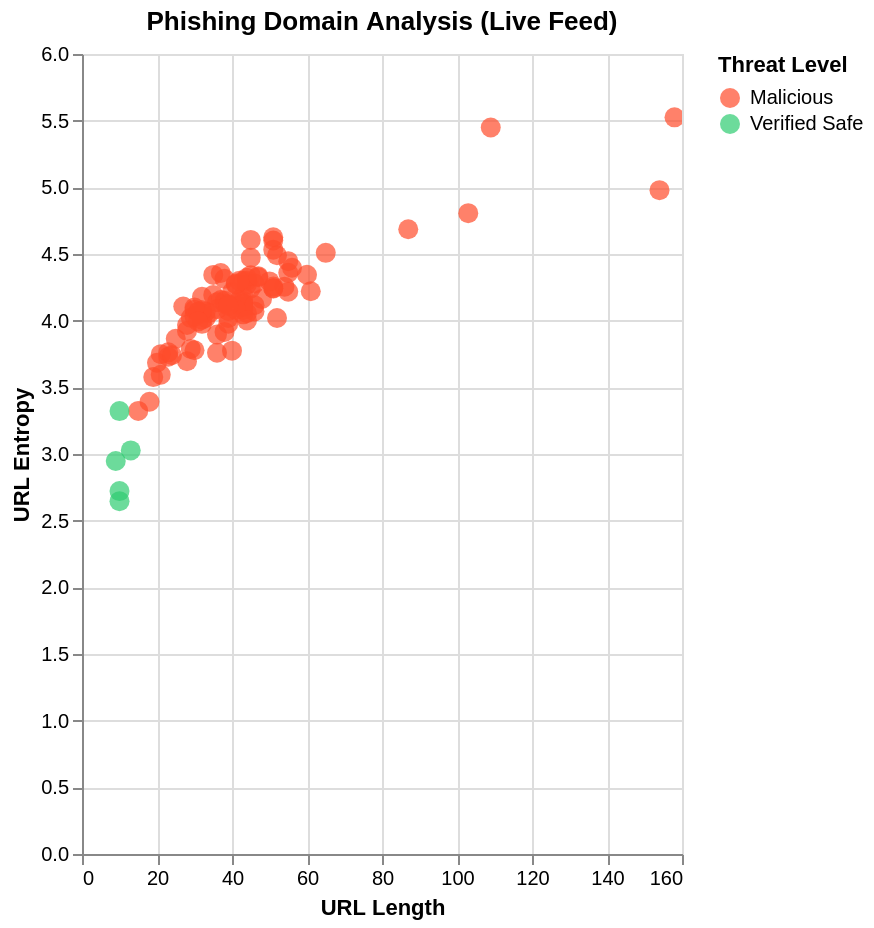

The Vega-Lite source for this figure:
### Vega-Lite specification from a JSON file in a GitHub repository (floating-point values rounded to 4 significant figures)
{"config": {"view": {"continuousWidth": 300, "continuousHeight": 300}}, "data": {"name": "data-916f68c858ac5907d9362a2572dc8c08"}, "mark": {"type": "circle", "size": 100}, "encoding": {"color": {"field": "is_phishing", "legend": {"labelExpr": "datum.value == 1 ? 'Malicious' : 'Verified Safe'", "title": "Threat Level"}, "scale": {"domain": [1, 0], "range": ["#ff4b2b", "#2ecc71"]}, "type": "nominal"}, "tooltip": [{"field": "url", "type": "nominal"}, {"field": "entropy", "type": "quantitative"}], "x": {"field": "length", "title": "URL Length", "type": "quantitative"}, "y": {"field": "entropy", "title": "URL Entropy", "type": "quantitative"}}, "height": 400, "params": [{"name": "param_1e9efca18e7a2868", "select": {"type": "interval", "encodings": ["x", "y"]}, "bind": "scales"}], "title": "Phishing Domain Analysis (Live Feed)", "width": "container", "$schema": "https://vega.github.io/schema/vega-lite/v6.1.0.json", "datasets": {"data-916f68c858ac5907d9362a2572dc8c08": [{"url": "https://pedagiodigital-auto.com/atendimento/home.php", "length": 52, "entropy": 4.02, "is_phishing": 1}, {"url": "http://sso-en-ca-netcoins-com-nav-azure.webflow.io/", "length": 51, "entropy": 4.243, "is_phishing": 1}, {"url": "https://ckoinsquayrelogin.webflow.io/", "length": 37, "entropy": 4.358, "is_phishing": 1}, {"url": "http://www.instagram-clone-lime.vercel.app/", "length": 43, "entropy": 4.187, "is_phishing": 1}, {"url": "https://kucologinn.webflow.io/", "length": 30, "entropy": 4.082, "is_phishing": 1}, {"url": "http://www.netflix-clone-six-black.vercel.app/", "length": 46, "entropy": 4.278, "is_phishing": 1}, {"url": "http://bafybeigbqwmxazxynaputje3qz5bp5im3grqzyqdzb3r3xb5uuzysijlt4.ipfs.infura-ipfs.io/", "length": 87, "entropy": 4.685, "is_phishing": 1}, {"url": "http://bitmartloginx.webflow.io/", "length": 32, "entropy": 4.054, "is_phishing": 1}, {"url": "https://kuocoinlognco.godaddysites.com/", "length": 39, "entropy": 4.073, "is_phishing": 1}, {"url": "http://www.kuocoinlognco.godaddysites.com/", "length": 42, "entropy": 4.153, "is_phishing": 1}, {"url": "https://shopeeid0277.blogspot.com/", "length": 34, "entropy": 4.057, "is_phishing": 1}, {"url": "https://www.shopeeid0277.blogspot.com/", "length": 38, "entropy": 4.129, "is_phishing": 1}, {"url": "https://verifyhub.agency-partner-manage.com/", "length": 44, "entropy": 4.3, "is_phishing": 1}, {"url": "https://spotify-clone-sepia-nine.vercel.app/", "length": 44, "entropy": 4.056, "is_phishing": 1}, {"url": "https://gemini.jerryfage.top/", "length": 29, "entropy": 4.021, "is_phishing": 1}, {"url": "https://www.elglobomalaga.es/", "length": 29, "entropy": 3.788, "is_phishing": 1}, {"url": "https://site-aic91fv1h.godaddysites.com/", "length": 40, "entropy": 4.215, "is_phishing": 1}, {"url": "http://www.site-aic91fv1h.godaddysites.com/", "length": 43, "entropy": 4.298, "is_phishing": 1}, {"url": "https://www.gnigginnladgu.godaddysites.com/", "length": 43, "entropy": 4.103, "is_phishing": 1}, {"url": "https://gnigginnladgu.godaddysites.com/", "length": 39, "entropy": 4.019, "is_phishing": 1}, {"url": "https://ncloneapp.netlify.app/", "length": 30, "entropy": 3.778, "is_phishing": 1}, {"url": "http://effulgent-phoenix-778ccd.netlify.app/", "length": 44, "entropy": 4.272, "is_phishing": 1}, {"url": "https://www.robiox.com.py/users/358158342831/profile", "length": 52, "entropy": 4.491, "is_phishing": 1}, {"url": "https://booking-clone-next-js.vercel.app/", "length": 41, "entropy": 4.271, "is_phishing": 1}, {"url": "http://www.booking-clone-next-js.vercel.app/", "length": 44, "entropy": 4.322, "is_phishing": 1}, {"url": "http://rogerlicentree.github.io/Rogers", "length": 38, "entropy": 3.916, "is_phishing": 1}, {"url": "http://a1.1faw.com/", "length": 19, "entropy": 3.577, "is_phishing": 1}, {"url": "http://www.netflix-clone-coral-ten.vercel.app/", "length": 46, "entropy": 4.069, "is_phishing": 1}, {"url": "http://hgbm.se/", "length": 15, "entropy": 3.323, "is_phishing": 1}, {"url": "https://gb-hochbau.cc/Vergabe/Portal/BC92kLm/20260223/KFR-RFQ/Arbeiten-gemaess-Baubeschreibung/Anhange3", "length": 103, "entropy": 4.806, "is_phishing": 1}, {"url": "http://www.robiox.com.py/users/217025834840/profile", "length": 51, "entropy": 4.601, "is_phishing": 1}, {"url": "https://changepasswordd.com/", "length": 28, "entropy": 3.968, "is_phishing": 1}, {"url": "http://hgbm.se/de/", "length": 18, "entropy": 3.392, "is_phishing": 1}, {"url": "http://roblox.com.ge/users/3567083155/profile", "length": 45, "entropy": 4.472, "is_phishing": 1}, {"url": "https://ilogin-robinhood.gitbook.io/", "length": 36, "entropy": 3.76, "is_phishing": 1}, {"url": "http://sso-netcoins-com-ca-auth.webflow.io/", "length": 43, "entropy": 4.127, "is_phishing": 1}, {"url": "https://stellarbegonia-hu.netlify.app/", "length": 38, "entropy": 4.149, "is_phishing": 1}, {"url": "http://kucoin-login-authh.webflow.io/", "length": 37, "entropy": 4.155, "is_phishing": 1}, {"url": "http://www.5mp.eu/fajlok2/igacpt/index_www.5mp.eu_.html", "length": 55, "entropy": 4.359, "is_phishing": 1}, {"url": "https://linkurl.pk/iSpq6EdU", "length": 27, "entropy": 4.106, "is_phishing": 1}, {"url": "https://self-care.it/", "length": 21, "entropy": 3.749, "is_phishing": 1}, {"url": "http://pub-3ccb5fff62854f25b35afbdebcef3b4e.r2.dev/myc/index.html", "length": 65, "entropy": 4.508, "is_phishing": 1}, {"url": "http://jokersec0120.github.io/visit", "length": 35, "entropy": 4.193, "is_phishing": 1}, {"url": "http://om472739-dotcom.github.io/security-update-center", "length": 55, "entropy": 4.446, "is_phishing": 1}, {"url": "http://docs-trezoon-cdni.webflow.io/", "length": 36, "entropy": 4.139, "is_phishing": 1}, {"url": "http://loginkkuicoin.webflow.io/", "length": 32, "entropy": 3.976, "is_phishing": 1}, {"url": "http://portal-ndx-io-loggin.webflow.io/", "length": 39, "entropy": 4.122, "is_phishing": 1}, {"url": "http://www.robiox.com.py/users/374623175736/profile", "length": 51, "entropy": 4.532, "is_phishing": 1}, {"url": "http://ecommerce-clone-ashy.vercel.app/", "length": 39, "entropy": 3.977, "is_phishing": 1}, {"url": "http://bitmartalogins.webflow.io/", "length": 33, "entropy": 4.067, "is_phishing": 1}, {"url": "http://aktifkan-fitur-danaxpay.ali2p.my.id/Danaweb/", "length": 51, "entropy": 4.255, "is_phishing": 1}, {"url": "http://aktifkan-fitur-danaxpay.ali2p.my.id/", "length": 43, "entropy": 4.083, "is_phishing": 1}, {"url": "http://www.5mp.eu/fajlok2/email/index_www.5mp.eu_.html", "length": 54, "entropy": 4.255, "is_phishing": 1}, {"url": "http://ptfuturewebinarfrellanceeece.net/", "length": 40, "entropy": 3.775, "is_phishing": 1}, {"url": "http://brookhavenrp.site/", "length": 25, "entropy": 3.863, "is_phishing": 1}, {"url": "http://lidgeirlivewallet.webflow.io/", "length": 36, "entropy": 3.896, "is_phishing": 1}, {"url": "https://cn.1mebetx.com/home/register?code=39593", "length": 47, "entropy": 4.325, "is_phishing": 1}, {"url": "http://granpampa30.com/", "length": 23, "entropy": 3.729, "is_phishing": 1}, {"url": "http://auth-netcoins-canada-sso.webflow.io/", "length": 43, "entropy": 4.147, "is_phishing": 1}, {"url": "http://www.robiox.com.py/users/345263940183/profile", "length": 51, "entropy": 4.626, "is_phishing": 1}, {"url": "https://app-netcoinss.webflow.io/", "length": 33, "entropy": 4.021, "is_phishing": 1}, {"url": "http://www.webmail-hs-pforzhei-de.weebly.com/", "length": 45, "entropy": 4.242, "is_phishing": 1}, {"url": "https://www.biglobe.duckdns.org/", "length": 32, "entropy": 4.179, "is_phishing": 1}, {"url": "https://www.pedagiodigital-gilt.vercel.app/", "length": 43, "entropy": 4.048, "is_phishing": 1}, {"url": "https://fidus6282-collab.github.io/Thebestsafesite", "length": 50, "entropy": 4.294, "is_phishing": 1}, {"url": "http://case02.agency-partnerhub-platform.com/", "length": 45, "entropy": 4.341, "is_phishing": 1}, {"url": "http://elonmusk0w0w0-dev.github.io/posts/", "length": 41, "entropy": 4.278, "is_phishing": 1}, {"url": "http://instagram.jessica-garrido.fr/", "length": 36, "entropy": 4.086, "is_phishing": 1}, {"url": "http://precitecsaws.com/.well-known/.Greate", "length": 43, "entropy": 4.127, "is_phishing": 1}, {"url": "https://app-swisborg.webflow.io/", "length": 32, "entropy": 4.007, "is_phishing": 1}, {"url": "http://instagram-clone-kappa-eight.vercel.app/", "length": 46, "entropy": 4.116, "is_phishing": 1}, {"url": "http://salalatour.com/plala.or.jp/jpn/webmai1/index.php", "length": 55, "entropy": 4.217, "is_phishing": 1}, {"url": "http://ledgerstakingport.io/", "length": 28, "entropy": 3.923, "is_phishing": 1}, {"url": "http://www.embassycoffee.org/CHASE/", "length": 35, "entropy": 4.343, "is_phishing": 1}, {"url": "https://easybank-landing-page-design.vercel.app/", "length": 48, "entropy": 4.163, "is_phishing": 1}, {"url": "http://www.easybank-landing-page-design.vercel.app/", "length": 51, "entropy": 4.241, "is_phishing": 1}, {"url": "http://alsanabonus.com/", "length": 23, "entropy": 3.762, "is_phishing": 1}, {"url": "http://bontagram.net/", "length": 21, "entropy": 3.594, "is_phishing": 1}, {"url": "https://aumento9.s3.us-east-005.backblazeb2.com/aumento.html", "length": 60, "entropy": 4.344, "is_phishing": 1}, {"url": "http://tr.galabet-trgir.vip/", "length": 28, "entropy": 3.696, "is_phishing": 1}, {"url": "http://tr.galabet-orijinal.com/", "length": 31, "entropy": 4.067, "is_phishing": 1}, {"url": "http://tr.girisgalabet1067.vip/", "length": 31, "entropy": 4.067, "is_phishing": 1}, {"url": "http://adishm12.github.io/netflixclone", "length": 38, "entropy": 4.313, "is_phishing": 1}, {"url": "http://amazonwebservices.security-unauthorised-request.com/login/Mgk-WCxcfmgseLHDblkV8Onp_5Wk9ykC3UkY=2Aw==7VlpWTVhZaFtYUF5Z/U5vi3iQc2ZYY-EdD-wtEnZbBycRD5f72/", "length": 158, "entropy": 5.525, "is_phishing": 1}, {"url": "http://vimaldev-24.github.io/vimal-Netflix", "length": 42, "entropy": 4.3, "is_phishing": 1}, {"url": "http://kucoinnlogenz.webflow.io/", "length": 32, "entropy": 4.078, "is_phishing": 1}, {"url": "http://indreamtech.github.io/waybillkr_UJOAGCTZY6z7zJSWAdEouaxShQZiD2C0HcUJs43ohCF6jkTT3uRFPZW_cryptech.shtml", "length": 109, "entropy": 5.449, "is_phishing": 1}, {"url": "https://avinashcreates.github.io/Spotify_Clone/", "length": 47, "entropy": 4.334, "is_phishing": 1}, {"url": "http://sin1.contabostorage.com/1de1b18cde6947d0a2e7ff456dfe3d35:wemail.inbox.folder563e6r7tef38grf3ufvrhfghjvfgfurfvghrfgvhf/Inboxmy.html?eta=3mail@a.b.c0", "length": 154, "entropy": 4.979, "is_phishing": 1}, {"url": "http://salalatour.com/updateplala.or.jp/jpn/webmai1/index.php", "length": 61, "entropy": 4.221, "is_phishing": 1}, {"url": "http://nid-navar.rixardos.com/", "length": 30, "entropy": 4.031, "is_phishing": 1}, {"url": "http://dnanewsnpaylttern.confirenews.com/", "length": 41, "entropy": 4.083, "is_phishing": 1}, {"url": "https://sso-swissborg-logi--auth.webflow.io/", "length": 44, "entropy": 4.002, "is_phishing": 1}, {"url": "http://a1.waegy.org/", "length": 20, "entropy": 3.684, "is_phishing": 1}, {"url": "http://ggmriloguny.webflow.io/", "length": 30, "entropy": 4.098, "is_phishing": 1}, {"url": "http://adsallianceo.net/", "length": 24, "entropy": 3.741, "is_phishing": 1}, {"url": "https://www.5mp.eu/fajlok2/onjcat/index_www.5mp.eu_.html", "length": 56, "entropy": 4.397, "is_phishing": 1}, {"url": "https://robloxr.cv/login?returlUrl=7048358411", "length": 45, "entropy": 4.606, "is_phishing": 1}, {"url": "https://ledhfygugu.pages.dev/index.htm/", "length": 39, "entropy": 4.112, "is_phishing": 1}, {"url": "http://auth.sellerjobchile.com/", "length": 31, "entropy": 3.994, "is_phishing": 1}, {"url": "google.com", "length": 10, "entropy": 2.646, "is_phishing": 0}, {"url": "apple.com", "length": 9, "entropy": 2.948, "is_phishing": 0}, {"url": "github.com", "length": 10, "entropy": 3.322, "is_phishing": 0}, {"url": "microsoft.com", "length": 13, "entropy": 3.027, "is_phishing": 0}, {"url": "amazon.com", "length": 10, "entropy": 2.722, "is_phishing": 0}]}}
